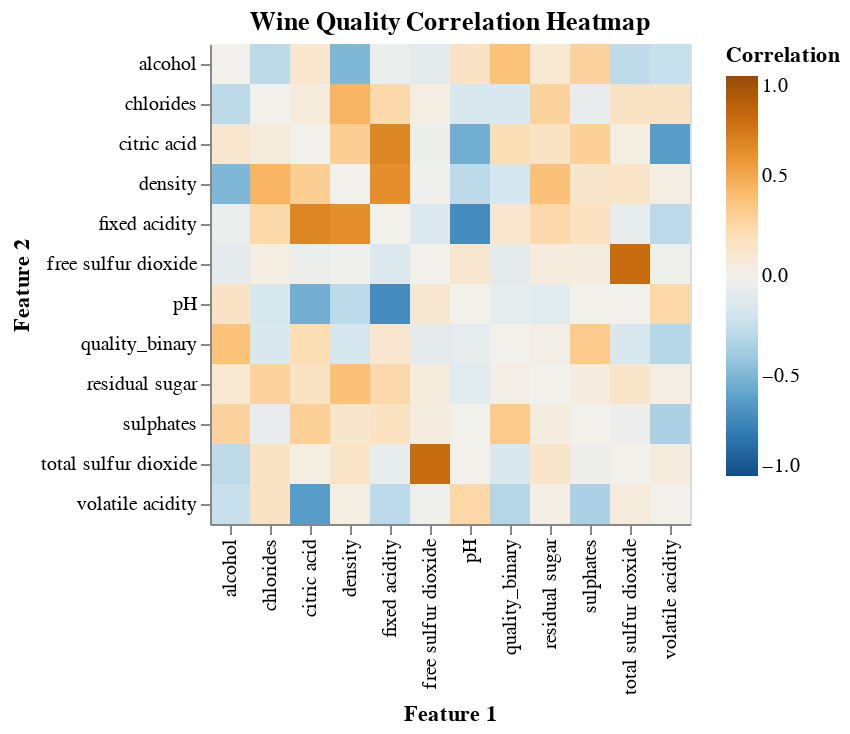

Notebook code cell kept with this figure:
### Code cell
# Create correlation data frame in long format
corr_df = pd.concat([X_train, y_train], axis=1).corr('spearman').stack().reset_index()
corr_df.columns = ['feature_1', 'feature_2', 'correlation']
corr_df.loc[corr_df['correlation'] == 1, 'correlation'] = 0 # Remove diagonal

# Create correlation heatmap
corr_heatmap = alt.Chart(
    corr_df,
    title = 'Wine Quality Correlation Heatmap').mark_rect().encode(
    x = alt.X('feature_1').title('Feature 1'),
    y = alt.Y('feature_2').title('Feature 2'),
    color = alt.Color('correlation').scale(scheme = 'blueorange', domain = (-1, 1)).title('Correlation'),
    tooltip = alt.Tooltip('correlation:Q', format = '.2f')
)

# Display correlation heatmap
corr_heatmap

### Figure 1 — Vega-Lite specification as saved in the notebook (floating-point values rounded to 4 significant figures; data arrays with more than 128 entries replaced by an {"elided": "..."} marker saying what was removed)
{"config": {"view": {"continuousWidth": 300, "continuousHeight": 300}}, "data": {"name": "data-a09cbd53a9980e8e082e9d4fdebabdf5"}, "mark": {"type": "rect"}, "encoding": {"color": {"field": "correlation", "scale": {"scheme": "blueorange", "domain": [-1, 1]}, "title": "Correlation", "type": "quantitative"}, "tooltip": {"field": "correlation", "format": ".2f", "type": "quantitative"}, "x": {"field": "feature_1", "title": "Feature 1", "type": "nominal"}, "y": {"field": "feature_2", "title": "Feature 2", "type": "nominal"}}, "title": "Wine Quality Correlation Heatmap", "$schema": "https://vega.github.io/schema/vega-lite/v6.1.0.json", "datasets": {"data-a09cbd53a9980e8e082e9d4fdebabdf5": {"elided": "144 records"}}}
